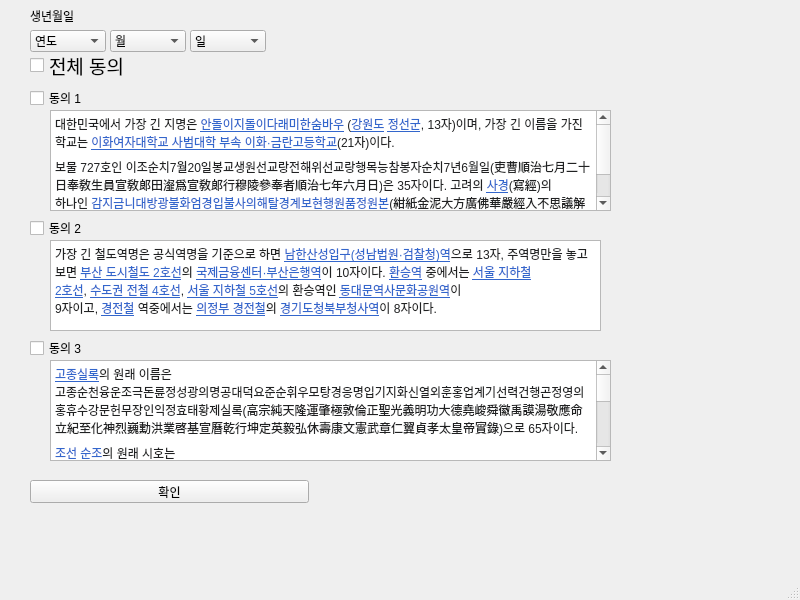
<?xml version="1.0" encoding="UTF-8"?>
<ui version="4.0">
 <class>MainWindow</class>
 <widget class="QMainWindow" name="MainWindow">
  <property name="geometry">
   <rect>
    <x>0</x>
    <y>0</y>
    <width>800</width>
    <height>600</height>
   </rect>
  </property>
  <property name="windowTitle">
   <string>MainWindow</string>
  </property>
  <widget class="QWidget" name="centralwidget">
   <widget class="QCheckBox" name="all">
    <property name="geometry">
     <rect>
      <x>30</x>
      <y>40</y>
      <width>141</width>
      <height>51</height>
     </rect>
    </property>
    <property name="font">
     <font>
      <family>Arial</family>
      <pointsize>14</pointsize>
     </font>
    </property>
    <property name="text">
     <string>전체 동의</string>
    </property>
   </widget>
   <widget class="QCheckBox" name="one">
    <property name="geometry">
     <rect>
      <x>30</x>
      <y>90</y>
      <width>279</width>
      <height>16</height>
     </rect>
    </property>
    <property name="text">
     <string>동의 1</string>
    </property>
   </widget>
   <widget class="QCheckBox" name="two">
    <property name="geometry">
     <rect>
      <x>30</x>
      <y>220</y>
      <width>279</width>
      <height>16</height>
     </rect>
    </property>
    <property name="text">
     <string>동의 2</string>
    </property>
   </widget>
   <widget class="QCheckBox" name="three">
    <property name="geometry">
     <rect>
      <x>30</x>
      <y>340</y>
      <width>279</width>
      <height>16</height>
     </rect>
    </property>
    <property name="text">
     <string>동의 3</string>
    </property>
   </widget>
   <widget class="QPushButton" name="b">
    <property name="geometry">
     <rect>
      <x>30</x>
      <y>480</y>
      <width>279</width>
      <height>23</height>
     </rect>
    </property>
    <property name="text">
     <string>확인</string>
    </property>
   </widget>
   <widget class="QTextBrowser" name="textBrowser">
    <property name="geometry">
     <rect>
      <x>50</x>
      <y>110</y>
      <width>561</width>
      <height>101</height>
     </rect>
    </property>
    <property name="html">
     <string>&lt;!DOCTYPE HTML PUBLIC &quot;-//W3C//DTD HTML 4.0//EN&quot; &quot;http://www.w3.org/TR/REC-html40/strict.dtd&quot;&gt;
&lt;html&gt;&lt;head&gt;&lt;meta name=&quot;qrichtext&quot; content=&quot;1&quot; /&gt;&lt;style type=&quot;text/css&quot;&gt;
p, li { white-space: pre-wrap; }
&lt;/style&gt;&lt;/head&gt;&lt;body style=&quot; font-family:'.AppleSystemUIFont'; font-size:13pt; font-weight:400; font-style:normal;&quot;&gt;
&lt;p style=&quot; margin-top:7px; margin-bottom:7px; margin-left:0px; margin-right:0px; -qt-block-indent:0; text-indent:0px; background-color:#ffffff;&quot;&gt;&lt;span style=&quot; font-family:'sans-serif'; font-size:9pt; color:#202122; background-color:#ffffff;&quot;&gt;대한민국에서 가장 긴 지명은&lt;/span&gt;&lt;span style=&quot; font-family:'sans-serif'; font-size:9pt; color:#202122;&quot;&gt; &lt;/span&gt;&lt;a href=&quot;https://ko.wikipedia.org/wiki/%EC%95%88%EB%8F%8C%EC%9D%B4%EC%A7%80%EB%8F%8C%EC%9D%B4%EB%8B%A4%EB%9E%98%EB%AF%B8%ED%95%9C%EC%88%A8%EB%B0%94%EC%9A%B0&quot;&gt;&lt;span style=&quot; font-family:'sans-serif'; font-size:9pt; text-decoration: underline; color:#3366cc;&quot;&gt;안돌이지돌이다래미한숨바우&lt;/span&gt;&lt;/a&gt;&lt;span style=&quot; font-family:'sans-serif'; font-size:9pt; color:#202122;&quot;&gt; (&lt;/span&gt;&lt;a href=&quot;https://ko.wikipedia.org/wiki/%EA%B0%95%EC%9B%90%EB%8F%84&quot;&gt;&lt;span style=&quot; font-family:'sans-serif'; font-size:9pt; text-decoration: underline; color:#3366cc;&quot;&gt;강원도&lt;/span&gt;&lt;/a&gt;&lt;span style=&quot; font-family:'sans-serif'; font-size:9pt; color:#202122;&quot;&gt; &lt;/span&gt;&lt;a href=&quot;https://ko.wikipedia.org/wiki/%EC%A0%95%EC%84%A0%EA%B5%B0&quot;&gt;&lt;span style=&quot; font-family:'sans-serif'; font-size:9pt; text-decoration: underline; color:#3366cc;&quot;&gt;정선군&lt;/span&gt;&lt;/a&gt;&lt;span style=&quot; font-family:'sans-serif'; font-size:9pt; color:#202122;&quot;&gt;, 13자)이며, 가장 긴 이름을 가진 학교는 &lt;/span&gt;&lt;a href=&quot;https://ko.wikipedia.org/wiki/%EC%9D%B4%ED%99%94%EC%97%AC%EC%9E%90%EB%8C%80%ED%95%99%EA%B5%90_%EC%82%AC%EB%B2%94%EB%8C%80%ED%95%99_%EB%B6%80%EC%86%8D_%EC%9D%B4%ED%99%94%C2%B7%EA%B8%88%EB%9E%80%EA%B3%A0%EB%93%B1%ED%95%99%EA%B5%90&quot;&gt;&lt;span style=&quot; font-family:'sans-serif'; font-size:9pt; text-decoration: underline; color:#3366cc;&quot;&gt;이화여자대학교 사범대학 부속 이화·금란고등학교&lt;/span&gt;&lt;/a&gt;&lt;span style=&quot; font-family:'sans-serif'; font-size:9pt; color:#202122;&quot;&gt;(21자)이다.&lt;/span&gt;&lt;/p&gt;
&lt;p style=&quot; margin-top:7px; margin-bottom:7px; margin-left:0px; margin-right:0px; -qt-block-indent:0; text-indent:0px; background-color:#ffffff;&quot;&gt;&lt;span style=&quot; font-family:'sans-serif'; font-size:9pt; color:#202122; background-color:#ffffff;&quot;&gt;보물 727호인 이조순치7월20일봉교생원선교랑전해위선교랑행목능참봉자순치7년6월일(吏曹順治七月二十日奉敎生員宣敎郞田瀣爲宣敎郞行穆陵參奉者順治七年六月日)은 35자이다. 고려의&lt;/span&gt;&lt;span style=&quot; font-family:'sans-serif'; font-size:9pt; color:#202122;&quot;&gt; &lt;/span&gt;&lt;a href=&quot;https://ko.wikipedia.org/wiki/%EC%82%AC%EA%B2%BD&quot;&gt;&lt;span style=&quot; font-family:'sans-serif'; font-size:9pt; text-decoration: underline; color:#3366cc;&quot;&gt;사경&lt;/span&gt;&lt;/a&gt;&lt;span style=&quot; font-family:'sans-serif'; font-size:9pt; color:#202122;&quot;&gt;(寫經)의 하나인 &lt;/span&gt;&lt;a href=&quot;https://ko.wikipedia.org/wiki/%EA%B0%90%EC%A7%80%EA%B8%88%EB%8B%88%EB%8C%80%EB%B0%A9%EA%B4%91%EB%B6%88%ED%99%94%EC%97%84%EA%B2%BD%EC%9E%85%EB%B6%88%EC%82%AC%EC%9D%98%ED%95%B4%ED%83%88%EA%B2%BD%EA%B3%84%EB%B3%B4%ED%98%84%ED%96%89%EC%9B%90%ED%92%88%EC%A0%95%EC%9B%90%EB%B3%B8&quot;&gt;&lt;span style=&quot; font-family:'sans-serif'; font-size:9pt; text-decoration: underline; color:#3366cc;&quot;&gt;감지금니대방광불화엄경입불사의해탈경계보현행원품정원본&lt;/span&gt;&lt;/a&gt;&lt;span style=&quot; font-family:'sans-serif'; font-size:9pt; color:#202122;&quot;&gt;(紺紙金泥大方廣佛華嚴經入不思議解脫境界普賢行願品貞元本)은 27자이고 &lt;/span&gt;&lt;a href=&quot;https://ko.wikipedia.org/wiki/%EC%B2%9C%EC%88%98%EA%B2%BD&quot;&gt;&lt;span style=&quot; font-family:'sans-serif'; font-size:9pt; text-decoration: underline; color:#3366cc;&quot;&gt;천수경&lt;/span&gt;&lt;/a&gt;&lt;span style=&quot; font-family:'sans-serif'; font-size:9pt; color:#202122;&quot;&gt;의 한 종류인 &lt;/span&gt;&lt;a href=&quot;https://ko.wikipedia.org/w/index.php?title=%EC%B2%9C%EC%88%98%EC%B2%9C%EC%95%88%EA%B4%80%EC%9E%90%EC%9E%AC%EB%B3%B4%EC%82%B4%EA%B4%91%EB%8C%80%EC%9B%90%EB%A7%8C%EB%AC%B4%EC%95%A0%EB%8C%80%EB%B9%84%EC%8B%AC%EB%8C%80%EB%8B%A4%EB%9D%BC%EB%8B%88%EA%B2%BD&amp;amp;action=edit&amp;amp;redlink=1&quot;&gt;&lt;span style=&quot; font-family:'sans-serif'; font-size:9pt; text-decoration: underline; color:#dd3333;&quot;&gt;천수천안관자재보살광대원만무애대비심대다라니경&lt;/span&gt;&lt;/a&gt;&lt;span style=&quot; font-family:'sans-serif'; font-size:9pt; color:#202122;&quot;&gt;은 23자이다.&lt;/span&gt;&lt;/p&gt;&lt;/body&gt;&lt;/html&gt;</string>
    </property>
   </widget>
   <widget class="QTextBrowser" name="textBrowser_2">
    <property name="geometry">
     <rect>
      <x>50</x>
      <y>240</y>
      <width>551</width>
      <height>91</height>
     </rect>
    </property>
    <property name="documentTitle">
     <string/>
    </property>
    <property name="html">
     <string>&lt;!DOCTYPE HTML PUBLIC &quot;-//W3C//DTD HTML 4.0//EN&quot; &quot;http://www.w3.org/TR/REC-html40/strict.dtd&quot;&gt;
&lt;html&gt;&lt;head&gt;&lt;meta name=&quot;qrichtext&quot; content=&quot;1&quot; /&gt;&lt;style type=&quot;text/css&quot;&gt;
p, li { white-space: pre-wrap; }
&lt;/style&gt;&lt;/head&gt;&lt;body style=&quot; font-family:'.AppleSystemUIFont'; font-size:13pt; font-weight:400; font-style:normal;&quot;&gt;
&lt;p style=&quot; margin-top:0px; margin-bottom:0px; margin-left:0px; margin-right:0px; -qt-block-indent:0; text-indent:0px;&quot;&gt;&lt;span style=&quot; font-family:'sans-serif'; font-size:9pt; color:#202122; background-color:#ffffff;&quot;&gt;가장 긴 철도역명은 공식역명을 기준으로 하면 &lt;/span&gt;&lt;a href=&quot;https://ko.wikipedia.org/wiki/%EB%82%A8%ED%95%9C%EC%82%B0%EC%84%B1%EC%9E%85%EA%B5%AC%EC%97%AD&quot;&gt;&lt;span style=&quot; font-family:'sans-serif'; font-size:9pt; text-decoration: underline; color:#3366cc; background-color:#ffffff;&quot;&gt;남한산성입구(성남법원·검찰청)역&lt;/span&gt;&lt;/a&gt;&lt;span style=&quot; font-family:'sans-serif'; font-size:9pt; color:#202122; background-color:#ffffff;&quot;&gt;으로 13자, 주역명만을 놓고 보면 &lt;/span&gt;&lt;a href=&quot;https://ko.wikipedia.org/wiki/%EB%B6%80%EC%82%B0_%EB%8F%84%EC%8B%9C%EC%B2%A0%EB%8F%84_2%ED%98%B8%EC%84%A0&quot;&gt;&lt;span style=&quot; font-family:'sans-serif'; font-size:9pt; text-decoration: underline; color:#3366cc; background-color:#ffffff;&quot;&gt;부산 도시철도 2호선&lt;/span&gt;&lt;/a&gt;&lt;span style=&quot; font-family:'sans-serif'; font-size:9pt; color:#202122; background-color:#ffffff;&quot;&gt;의 &lt;/span&gt;&lt;a href=&quot;https://ko.wikipedia.org/wiki/%EA%B5%AD%EC%A0%9C%EA%B8%88%EC%9C%B5%EC%84%BC%ED%84%B0%C2%B7%EB%B6%80%EC%82%B0%EC%9D%80%ED%96%89%EC%97%AD&quot;&gt;&lt;span style=&quot; font-family:'sans-serif'; font-size:9pt; text-decoration: underline; color:#3366cc; background-color:#ffffff;&quot;&gt;국제금융센터·부산은행역&lt;/span&gt;&lt;/a&gt;&lt;span style=&quot; font-family:'sans-serif'; font-size:9pt; color:#202122; background-color:#ffffff;&quot;&gt;이 10자이다. &lt;/span&gt;&lt;a href=&quot;https://ko.wikipedia.org/wiki/%ED%99%98%EC%8A%B9%EC%97%AD&quot;&gt;&lt;span style=&quot; font-family:'sans-serif'; font-size:9pt; text-decoration: underline; color:#3366cc; background-color:#ffffff;&quot;&gt;환승역&lt;/span&gt;&lt;/a&gt;&lt;span style=&quot; font-family:'sans-serif'; font-size:9pt; color:#202122; background-color:#ffffff;&quot;&gt; 중에서는 &lt;/span&gt;&lt;a href=&quot;https://ko.wikipedia.org/wiki/%EC%84%9C%EC%9A%B8_%EC%A7%80%ED%95%98%EC%B2%A0_2%ED%98%B8%EC%84%A0&quot;&gt;&lt;span style=&quot; font-family:'sans-serif'; font-size:9pt; text-decoration: underline; color:#3366cc; background-color:#ffffff;&quot;&gt;서울 지하철 2호선&lt;/span&gt;&lt;/a&gt;&lt;span style=&quot; font-family:'sans-serif'; font-size:9pt; color:#202122; background-color:#ffffff;&quot;&gt;, &lt;/span&gt;&lt;a href=&quot;https://ko.wikipedia.org/wiki/%EC%88%98%EB%8F%84%EA%B6%8C_%EC%A0%84%EC%B2%A0_4%ED%98%B8%EC%84%A0&quot;&gt;&lt;span style=&quot; font-family:'sans-serif'; font-size:9pt; text-decoration: underline; color:#3366cc; background-color:#ffffff;&quot;&gt;수도권 전철 4호선&lt;/span&gt;&lt;/a&gt;&lt;span style=&quot; font-family:'sans-serif'; font-size:9pt; color:#202122; background-color:#ffffff;&quot;&gt;, &lt;/span&gt;&lt;a href=&quot;https://ko.wikipedia.org/wiki/%EC%84%9C%EC%9A%B8_%EC%A7%80%ED%95%98%EC%B2%A0_5%ED%98%B8%EC%84%A0&quot;&gt;&lt;span style=&quot; font-family:'sans-serif'; font-size:9pt; text-decoration: underline; color:#3366cc; background-color:#ffffff;&quot;&gt;서울 지하철 5호선&lt;/span&gt;&lt;/a&gt;&lt;span style=&quot; font-family:'sans-serif'; font-size:9pt; color:#202122; background-color:#ffffff;&quot;&gt;의 환승역인 &lt;/span&gt;&lt;a href=&quot;https://ko.wikipedia.org/wiki/%EB%8F%99%EB%8C%80%EB%AC%B8%EC%97%AD%EC%82%AC%EB%AC%B8%ED%99%94%EA%B3%B5%EC%9B%90%EC%97%AD&quot;&gt;&lt;span style=&quot; font-family:'sans-serif'; font-size:9pt; text-decoration: underline; color:#3366cc; background-color:#ffffff;&quot;&gt;동대문역사문화공원역&lt;/span&gt;&lt;/a&gt;&lt;span style=&quot; font-family:'sans-serif'; font-size:9pt; color:#202122; background-color:#ffffff;&quot;&gt;이 9자이고, &lt;/span&gt;&lt;a href=&quot;https://ko.wikipedia.org/wiki/%EA%B2%BD%EC%A0%84%EC%B2%A0&quot;&gt;&lt;span style=&quot; font-family:'sans-serif'; font-size:9pt; text-decoration: underline; color:#3366cc; background-color:#ffffff;&quot;&gt;경전철&lt;/span&gt;&lt;/a&gt;&lt;span style=&quot; font-family:'sans-serif'; font-size:9pt; color:#202122; background-color:#ffffff;&quot;&gt; 역중에서는 &lt;/span&gt;&lt;a href=&quot;https://ko.wikipedia.org/wiki/%EC%9D%98%EC%A0%95%EB%B6%80_%EA%B2%BD%EC%A0%84%EC%B2%A0&quot;&gt;&lt;span style=&quot; font-family:'sans-serif'; font-size:9pt; text-decoration: underline; color:#3366cc; background-color:#ffffff;&quot;&gt;의정부 경전철&lt;/span&gt;&lt;/a&gt;&lt;span style=&quot; font-family:'sans-serif'; font-size:9pt; color:#202122; background-color:#ffffff;&quot;&gt;의 &lt;/span&gt;&lt;a href=&quot;https://ko.wikipedia.org/wiki/%EA%B2%BD%EA%B8%B0%EB%8F%84%EC%B2%AD%EB%B6%81%EB%B6%80%EC%B2%AD%EC%82%AC%EC%97%AD&quot;&gt;&lt;span style=&quot; font-family:'sans-serif'; font-size:9pt; text-decoration: underline; color:#3366cc; background-color:#ffffff;&quot;&gt;경기도청북부청사역&lt;/span&gt;&lt;/a&gt;&lt;span style=&quot; font-family:'sans-serif'; font-size:9pt; color:#202122; background-color:#ffffff;&quot;&gt;이 8자이다.&lt;/span&gt;&lt;/p&gt;&lt;/body&gt;&lt;/html&gt;</string>
    </property>
   </widget>
   <widget class="QTextBrowser" name="textBrowser_3">
    <property name="geometry">
     <rect>
      <x>50</x>
      <y>360</y>
      <width>561</width>
      <height>101</height>
     </rect>
    </property>
    <property name="html">
     <string>&lt;!DOCTYPE HTML PUBLIC &quot;-//W3C//DTD HTML 4.0//EN&quot; &quot;http://www.w3.org/TR/REC-html40/strict.dtd&quot;&gt;
&lt;html&gt;&lt;head&gt;&lt;meta name=&quot;qrichtext&quot; content=&quot;1&quot; /&gt;&lt;style type=&quot;text/css&quot;&gt;
p, li { white-space: pre-wrap; }
&lt;/style&gt;&lt;/head&gt;&lt;body style=&quot; font-family:'.AppleSystemUIFont'; font-size:13pt; font-weight:400; font-style:normal;&quot;&gt;
&lt;p style=&quot; margin-top:7px; margin-bottom:7px; margin-left:0px; margin-right:0px; -qt-block-indent:0; text-indent:0px; background-color:#ffffff;&quot;&gt;&lt;a href=&quot;https://ko.wikipedia.org/wiki/%EA%B3%A0%EC%A2%85%EC%8B%A4%EB%A1%9D&quot;&gt;&lt;span style=&quot; font-family:'sans-serif'; font-size:9pt; text-decoration: underline; color:#3366cc;&quot;&gt;고종실록&lt;/span&gt;&lt;/a&gt;&lt;span style=&quot; font-family:'sans-serif'; font-size:9pt; color:#202122;&quot;&gt;의 원래 이름은 고종순천융운조극돈륜정성광의명공대덕요준순휘우모탕경응명입기지화신열외훈홍업계기선력건행곤정영의홍휴수강문헌무장인익정효태황제실록(高宗純天隆運肇極敦倫正聖光義明功大德堯峻舜徽禹謨湯敬應命立紀至化神烈巍勳洪業啓基宣曆乾行坤定英毅弘休壽康文憲武章仁翼貞孝太皇帝實錄)으로 65자이다.&lt;/span&gt;&lt;/p&gt;
&lt;p style=&quot; margin-top:7px; margin-bottom:7px; margin-left:0px; margin-right:0px; -qt-block-indent:0; text-indent:0px; background-color:#ffffff;&quot;&gt;&lt;a href=&quot;https://ko.wikipedia.org/wiki/%EC%A1%B0%EC%84%A0_%EC%88%9C%EC%A1%B0&quot;&gt;&lt;span style=&quot; font-family:'sans-serif'; font-size:9pt; text-decoration: underline; color:#3366cc;&quot;&gt;조선 순조&lt;/span&gt;&lt;/a&gt;&lt;span style=&quot; font-family:'sans-serif'; font-size:9pt; color:#202122;&quot;&gt;의 원래 시호는 순조선각연덕현도경인순희체성응명흠광석경계천배극융원돈휴의행소윤희화준렬대중지정홍훈철모건시태형창운홍기고명박후강건수정계통수력공유범문안무정영경성효대왕(純祖宣恪淵德顯道景仁純禧體聖凝命欽光錫慶繼天配極隆元敦休懿行昭倫熙化浚烈大中至正洪勳哲謨乾始泰亨昌運弘基高明博厚剛健粹精啓統垂曆功裕範文安武靖英敬成孝大王)으로 77자이다.&lt;/span&gt;&lt;/p&gt;
&lt;p style=&quot; margin-top:7px; margin-bottom:7px; margin-left:0px; margin-right:0px; -qt-block-indent:0; text-indent:0px; background-color:#ffffff;&quot;&gt;&lt;span style=&quot; font-family:'sans-serif'; font-size:9pt; color:#202122; background-color:#ffffff;&quot;&gt;추존왕인&lt;/span&gt;&lt;span style=&quot; font-family:'sans-serif'; font-size:9pt; color:#202122;&quot;&gt; &lt;/span&gt;&lt;a href=&quot;https://ko.wikipedia.org/wiki/%EC%A1%B0%EC%84%A0_%EB%AC%B8%EC%A1%B0&quot;&gt;&lt;span style=&quot; font-family:'sans-serif'; font-size:9pt; text-decoration: underline; color:#3366cc;&quot;&gt;조선 문조&lt;/span&gt;&lt;/a&gt;&lt;span style=&quot; font-family:'sans-serif'; font-size:9pt; color:#202122;&quot;&gt;의 시호는 이보다도 더 길다. 문조체원찬화석극정명성헌영철예성연경융덕순공독휴홍경홍운성렬선광준상요흠순공우근탕정계천건통신훈숙모건대곤후광업영조장의창륜행건배녕기태수유희범창희입경형도성헌소장굉유신휘수서우복돈문현무인의효명익황제(文祖體元贊化錫極定命聖憲英哲睿誠淵敬隆德純功篤休弘慶洪運盛烈宣光濬祥堯欽舜恭禹勤湯正啓天建通神勳肅謨乾大坤厚廣業永祚莊義彰倫行健配寧基泰垂裕熙範昌禧立經亨道成獻昭章宏猷愼徽綏緖佑福敦文顯武仁懿孝明翼皇帝)로, 총 101자이다.&lt;/span&gt;&lt;/p&gt;&lt;/body&gt;&lt;/html&gt;</string>
    </property>
   </widget>
   <widget class="QComboBox" name="y">
    <property name="geometry">
     <rect>
      <x>30</x>
      <y>30</y>
      <width>76</width>
      <height>22</height>
     </rect>
    </property>
    <item>
     <property name="text">
      <string>연도</string>
     </property>
    </item>
    <item>
     <property name="text">
      <string>2020</string>
     </property>
    </item>
    <item>
     <property name="text">
      <string>2019</string>
     </property>
    </item>
    <item>
     <property name="text">
      <string>2018</string>
     </property>
    </item>
    <item>
     <property name="text">
      <string>2017</string>
     </property>
    </item>
   </widget>
   <widget class="QComboBox" name="m">
    <property name="geometry">
     <rect>
      <x>110</x>
      <y>30</y>
      <width>76</width>
      <height>22</height>
     </rect>
    </property>
    <item>
     <property name="text">
      <string>월</string>
     </property>
    </item>
    <item>
     <property name="text">
      <string>1</string>
     </property>
    </item>
    <item>
     <property name="text">
      <string>2</string>
     </property>
    </item>
    <item>
     <property name="text">
      <string>3</string>
     </property>
    </item>
    <item>
     <property name="text">
      <string>4</string>
     </property>
    </item>
   </widget>
   <widget class="QComboBox" name="d">
    <property name="geometry">
     <rect>
      <x>190</x>
      <y>30</y>
      <width>76</width>
      <height>22</height>
     </rect>
    </property>
    <item>
     <property name="text">
      <string>일</string>
     </property>
    </item>
    <item>
     <property name="text">
      <string>10</string>
     </property>
    </item>
    <item>
     <property name="text">
      <string>20</string>
     </property>
    </item>
    <item>
     <property name="text">
      <string>30</string>
     </property>
    </item>
    <item>
     <property name="text">
      <string>40</string>
     </property>
    </item>
   </widget>
   <widget class="QLabel" name="label">
    <property name="geometry">
     <rect>
      <x>30</x>
      <y>10</y>
      <width>56</width>
      <height>12</height>
     </rect>
    </property>
    <property name="text">
     <string>생년월일</string>
    </property>
   </widget>
  </widget>
  <widget class="QMenuBar" name="menubar">
   <property name="geometry">
    <rect>
     <x>0</x>
     <y>0</y>
     <width>800</width>
     <height>24</height>
    </rect>
   </property>
  </widget>
  <widget class="QStatusBar" name="statusbar"/>
 </widget>
 <resources/>
 <connections/>
</ui>
